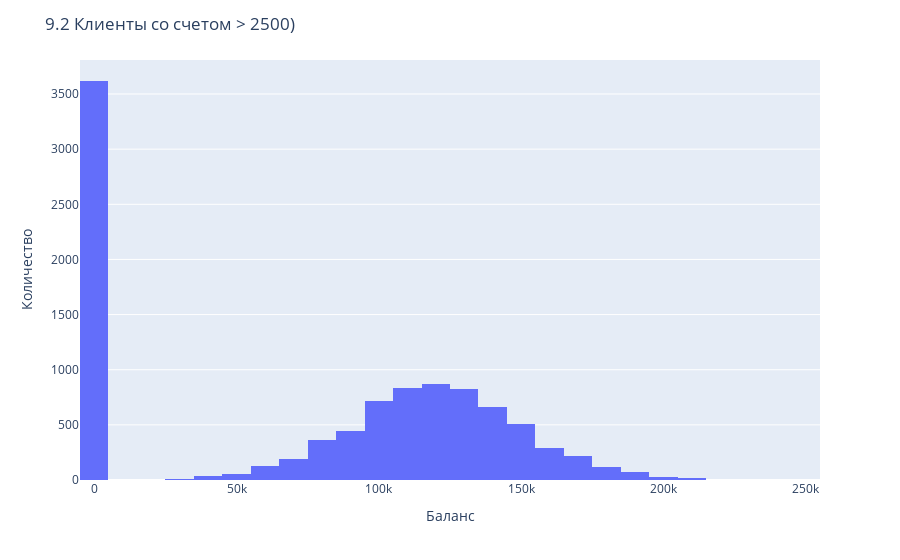

The notebook cell this image was saved under:
### Markdown cell above
На этом графике мы видим процентное соотношение лояльных и ушедших клиентов.
В данном случае лояльных клиетов больше( 79.63%)

### Code cell
filtered_by_balance = churn_data[churn_data ['Balance']>2500]
fig = px.histogram(churn_data, x='Balance',  
                   nbins=30,
                  )
fig.update_layout(
title_text = '9.2 Клиенты со счетом > 2500)',
    xaxis_title_text='Баланс',
    yaxis_title_text='Количество'
)
fig.show()

### Figure 1 — Plotly figure (JSON) as saved in the notebook; plotly's stock layout.template omitted (floating-point values rounded to 4 significant figures; data arrays with more than 128 entries replaced by an {"elided": "..."} marker saying what was removed)
{"data": [{"alignmentgroup": "True", "bingroup": "x", "hovertemplate": "Balance=%{x}<br>count=%{y}<extra></extra>", "legendgroup": "", "marker": {"color": "#636efa", "pattern": {"shape": ""}}, "name": "", "nbinsx": 30, "offsetgroup": "", "orientation": "v", "showlegend": false, "type": "histogram", "x": {"elided": "10000 float values"}, "xaxis": "x", "yaxis": "y"}], "layout": {"barmode": "relative", "legend": {"tracegroupgap": 0}, "margin": {"t": 60}, "title": {"text": "9.2 Клиенты со счетом > 2500)"}, "xaxis": {"anchor": "y", "domain": [0, 1], "title": {"text": "Баланс"}}, "yaxis": {"anchor": "x", "domain": [0, 1], "title": {"text": "Количество"}}}}
